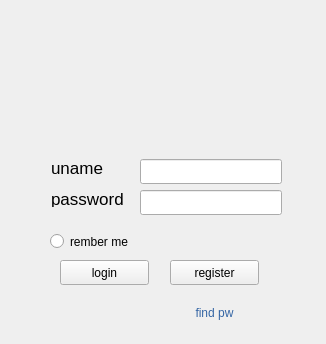
<?xml version="1.0" encoding="UTF-8"?>
<ui version="4.0">
 <class>Login</class>
 <widget class="QWidget" name="Login">
  <property name="geometry">
   <rect>
    <x>0</x>
    <y>0</y>
    <width>326</width>
    <height>344</height>
   </rect>
  </property>
  <property name="windowTitle">
   <string>Login</string>
  </property>
  <widget class="QLabel" name="label">
   <property name="geometry">
    <rect>
     <x>100</x>
     <y>40</y>
     <width>111</width>
     <height>71</height>
    </rect>
   </property>
   <property name="styleSheet">
    <string notr="true"/>
   </property>
   <property name="text">
    <string/>
   </property>
   <property name="pixmap">
    <pixmap>../icon/talk.jpeg</pixmap>
   </property>
   <property name="scaledContents">
    <bool>true</bool>
   </property>
  </widget>
  <widget class="QLabel" name="label_2">
   <property name="geometry">
    <rect>
     <x>51</x>
     <y>159</y>
     <width>61</width>
     <height>17</height>
    </rect>
   </property>
   <property name="font">
    <font>
     <pointsize>13</pointsize>
    </font>
   </property>
   <property name="text">
    <string>uname</string>
   </property>
  </widget>
  <widget class="QLabel" name="label_3">
   <property name="geometry">
    <rect>
     <x>51</x>
     <y>190</y>
     <width>81</width>
     <height>17</height>
    </rect>
   </property>
   <property name="font">
    <font>
     <pointsize>13</pointsize>
    </font>
   </property>
   <property name="text">
    <string>password</string>
   </property>
  </widget>
  <widget class="QLineEdit" name="unameLineEdit">
   <property name="geometry">
    <rect>
     <x>140</x>
     <y>159</y>
     <width>142</width>
     <height>25</height>
    </rect>
   </property>
   <property name="alignment">
    <set>Qt::AlignCenter</set>
   </property>
  </widget>
  <widget class="QLineEdit" name="pwLineEdit">
   <property name="geometry">
    <rect>
     <x>140</x>
     <y>190</y>
     <width>142</width>
     <height>25</height>
    </rect>
   </property>
   <property name="echoMode">
    <enum>QLineEdit::Password</enum>
   </property>
   <property name="alignment">
    <set>Qt::AlignCenter</set>
   </property>
  </widget>
  <widget class="QPushButton" name="loginButton">
   <property name="geometry">
    <rect>
     <x>60</x>
     <y>260</y>
     <width>89</width>
     <height>25</height>
    </rect>
   </property>
   <property name="text">
    <string>login</string>
   </property>
  </widget>
  <widget class="QPushButton" name="registerButton">
   <property name="geometry">
    <rect>
     <x>170</x>
     <y>260</y>
     <width>89</width>
     <height>25</height>
    </rect>
   </property>
   <property name="text">
    <string>register</string>
   </property>
  </widget>
  <widget class="QRadioButton" name="radioButton">
   <property name="geometry">
    <rect>
     <x>50</x>
     <y>230</y>
     <width>112</width>
     <height>23</height>
    </rect>
   </property>
   <property name="text">
    <string>rember me</string>
   </property>
  </widget>
  <widget class="QPushButton" name="findpwButton">
   <property name="geometry">
    <rect>
     <x>170</x>
     <y>300</y>
     <width>89</width>
     <height>25</height>
    </rect>
   </property>
   <property name="font">
    <font>
     <pointsize>9</pointsize>
    </font>
   </property>
   <property name="styleSheet">
    <string notr="true">color: rgb(52, 101, 164);</string>
   </property>
   <property name="text">
    <string>find pw</string>
   </property>
   <property name="flat">
    <bool>true</bool>
   </property>
  </widget>
 </widget>
 <layoutdefault spacing="6" margin="11"/>
 <resources/>
 <connections/>
</ui>
